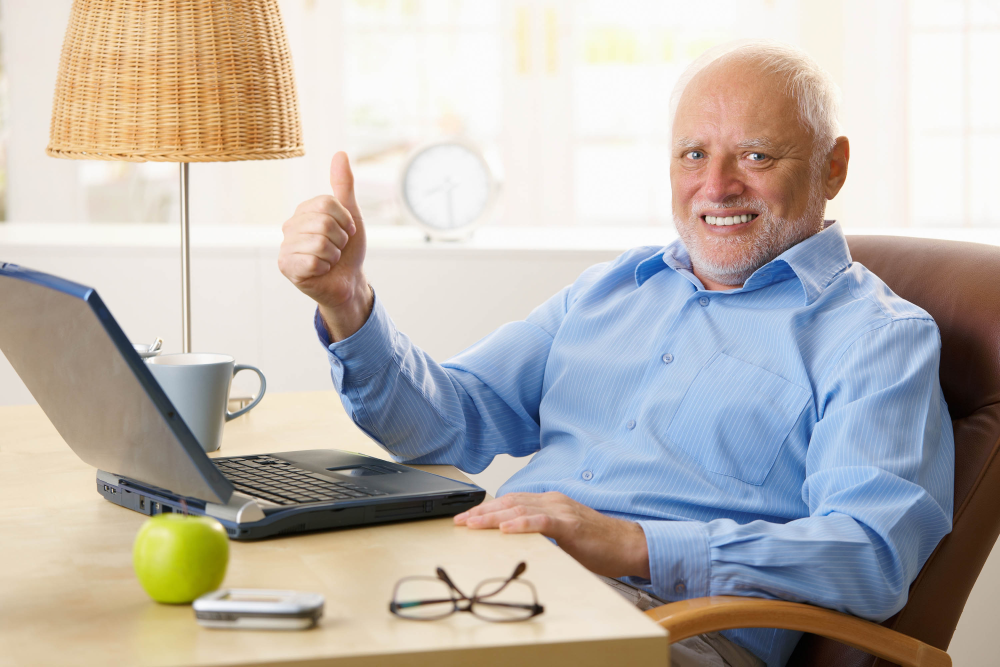
#> input picture defis/defi1/keys/yolov3-tf2/data/meme.jpg, 3000 x 2000 px, given as the content of the folder data/street.jpg, which was not available (shown at 1/3 size)
$ python keys_with_background.py --keys data --background data/street.jpg
#> lines starting #> are read from the running program, lines starting #| are printed output that depends on the picture; pictures that were not available may be replaced by others from this repository, and a replacement may not be noted
#> in load_background, background is the input picture: shape (2000, 3000, 3); mean B, G, R 175.1, 180.8, 186.9
#!/usr/bin/python
# -*- coding: utf-8 -*-

import os
import cv2
import numpy as np
import matplotlib.pyplot as plt
from keras.preprocessing import image
import sys
import argparse


# =============================================================================

def find_bounding_box(alpha_channel):
    """Find the bounding box of an image, based on its alpha channel

....The idea is to project the alpha value on the X and Y axis to get their histogram,
....then to define the box where 99,9% of the image opacity is.

....alpha_channel........Image alpha channel
....return ................(x, y, width, height) of the bounding box"""

# =============================================================================

    # Project image

    prj_h = np.sum(alpha_channel, axis=0)
    prj_v = np.sum(alpha_channel, axis=1)
    prj_tot = np.sum(prj_h)

    # This function finds the interval where the histogram is at (eps:1-eps) %

    def find_limits(projection, epsilon):

        integration = 0
        start = 0
        for i in range(len(projection)):
            integration += projection[i]
            if not start and integration > epsilon:
                start = i
            if integration > 1 - epsilon:
                end = i
                break

        return (start, end)

    # Find bounding box limits along X and Y

    (sx, ex) = find_limits(prj_h / prj_tot, 0.001)
    (sy, ey) = find_limits(prj_v / prj_tot, 0.001)

    return (sx, sy, ex - sx, ey - sy)


# =============================================================================

def load_key(
    path,
    size,
    rotation=0,
    flip=False,
    ):
    """Load a key image, with alpha channel included, and resize it, rotate it,
....and ajust its bounding box tightly

....path............Path to the image
....size............Highest dimension (width or height) of the final image [px]
....rotation........Rotation to apply to the image [deg]
....flip............True to flip the image along the horizontal axis

....return............Key image
...."""
#> called with path = 'data/meme.jpg', size = 172.6, rotation = 305, flip = False

# =============================================================================

    # Open image

    key = cv2.imread(path, cv2.IMREAD_UNCHANGED)
    key = cv2.cvtColor(key, cv2.COLOR_BGRA2RGBA)
    if flip:
        key = cv2.flip(key, 0)
    (height, width) = key.shape[:2]
#> height = 2000; width = 3000

    # Increase canvas size to ensure to make any rotation without losing pixels

    dim = int(max(height, width) * 2 ** 0.5)
#> dim = 4242
    new_canvas = np.zeros((dim, dim, 4), dtype=np.uint8)

    offx = (dim - width) // 2
#> offx = 621
    offy = (dim - height) // 2
#> offy = 1121
    new_canvas[offy:offy + height, offx:offx + width, :] = key
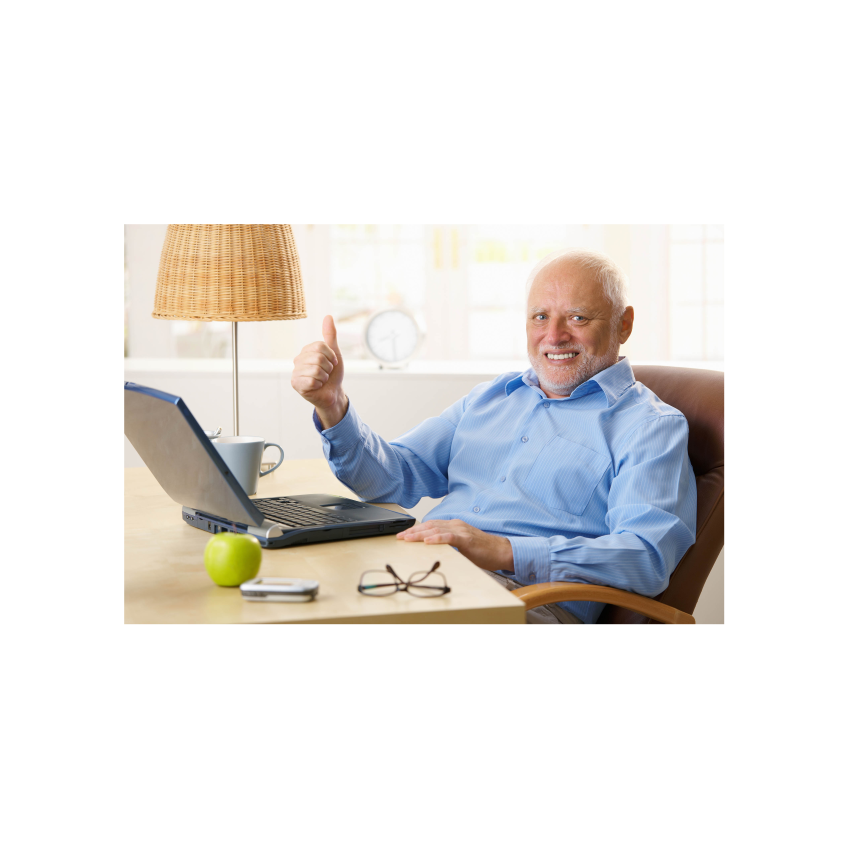
#> new_canvas: shape (4242, 4242, 4) (shown at 1/5 size); mean R, G, B, A 62.3, 60.3, 58.4, 85; transparent parts drawn white
    key = new_canvas

    # Apply the rotation

    rot_mtx = cv2.getRotationMatrix2D((dim // 2, dim // 2), rotation, 1)
    key = cv2.warpAffine(key, rot_mtx, (dim, dim))
#> key: shape (4242, 4242, 4)

    # Find bounding box and remove what is outside

    alpha_channel = key[:, :, 3]
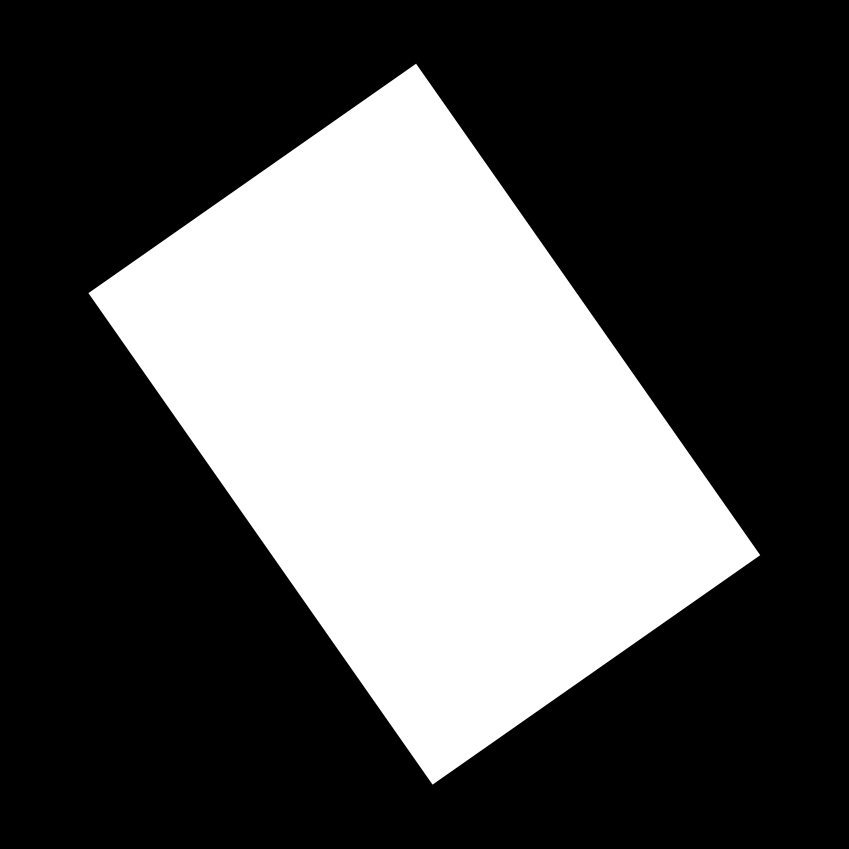
#> alpha_channel: shape (4242, 4242) (shown at 1/5 size); min 0, max 255, mean 85
    (x, y, w, h) = find_bounding_box(alpha_channel)
#> in find_bounding_box, `prj_h = np.sum(alpha_channel, axis=0)`: prj_h = 4242 values, max 889177 at index 2110, min 0 at index 0, mean 360679
#> in find_bounding_box, `prj_v = np.sum(alpha_channel, axis=1)`: prj_v = 4242 values, max 622623 at index 1486, min 0 at index 0, mean 360679
#> in find_bounding_box, `prj_tot = np.sum(prj_h)`: prj_tot = 1530000254
#> the loop in find_limits, `for i in range(len(projection)):` made 3727 passes
#> (integration, start) on pass 518: (0.00102, 517)
#> (integration, end) on pass 3727: (0.999, 3726)
#> after the loop in find_limits, `for i in range(len(projection)):`: integration = 0.999; start = 517
#> in find_bounding_box, `(sx, ex) = find_limits(prj_h / prj_tot, 0.001)`: ex = 3726
#> the loop in find_limits (call 2), `for i in range(len(projection)):` made 3849 passes
#> (integration, start) on pass 394: (0.00101, 393)
#> (integration, end) on pass 3849: (0.999, 3848)
#> in find_bounding_box, `(sy, ey) = find_limits(prj_v / prj_tot, 0.001)`: sy = 393; ey = 3848
#> x = 517; y = 393; w = 3209; h = 3455
    key = key[y:y + h, x:x + w, :]
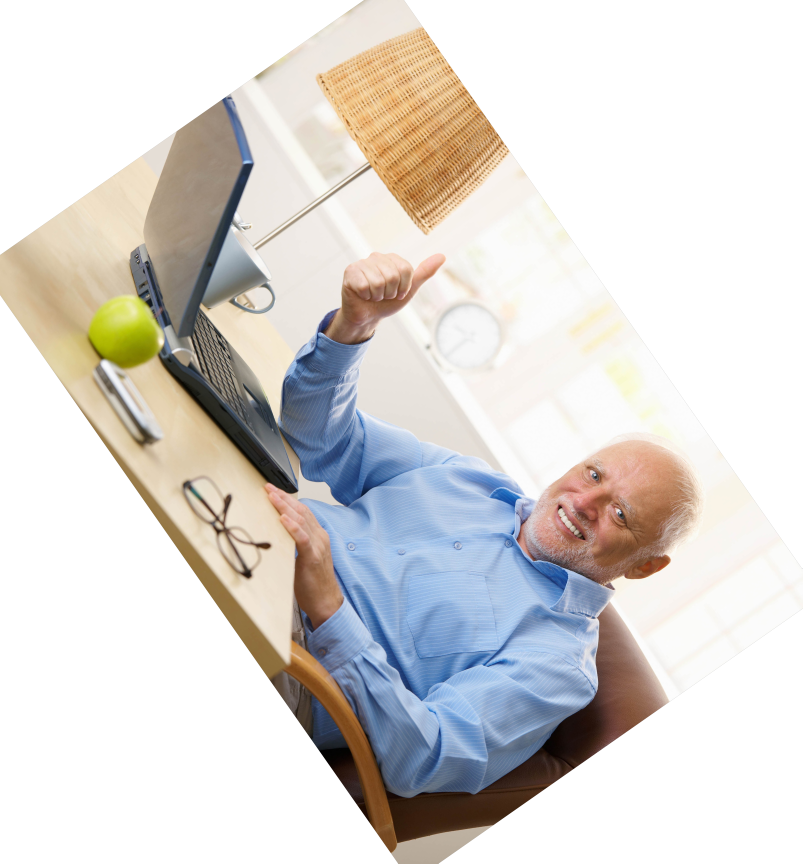
#> key: shape (3455, 3209, 4) (shown at 1/4 size); mean R, G, B, A 100.7, 97.4, 94.3, 137.4; transparent parts drawn white
    (height, width) = (h, w)
#> height = 3455; width = 3209

    # Resize image so that its highest dimension is 'size'

    f_width = width / size
#> f_width = 18.59
    f_height = height / size
#> f_height = 20.01
    f = max(f_width, f_height)
#> f = 20.01
    key = cv2.resize(key, None, fx=1 / f, fy=1 / f,
                     interpolation=cv2.INTER_AREA)
#> key: shape (173, 160, 4)
    (height, width) = key.shape[:2]
#> height = 173; width = 160

    return key


# =============================================================================

def load_background(
    path,
    target_width,
    target_height,
    flip=False,
    ):
    """Load a background image, while ensuring its size fits the requested one
....If needed, image is cropped to preserve the aspect ratio

....path............................Path to the image
....target_width, target_height........Desired dimensions
....return ............................Image"""

# =============================================================================

    background = cv2.imread(path)
    background = cv2.cvtColor(background, cv2.COLOR_BGR2RGB)
    if flip:
        background = cv2.flip(background, 1)

    # Find scaling factor, so that the image is just bigger than requested (one dimension fit, the other is bigger)

    (height, width) = background.shape[:2]
    f_width = width / target_width
    f_height = height / target_height
    f = min(f_width, f_height)

    # Resize

    background = cv2.resize(background, None, fx=1 / f, fy=1 / f,
                            interpolation=cv2.INTER_AREA)
    (height, width) = background.shape[:2]

    # Then crop what is outside the requested size, with a random offset

    (height, width) = background.shape[:2]
    if height > target_height:
        offset = int(np.random.uniform(0, height - target_height))

        # offset = (height-target_height)//2

        background = background[offset:offset + target_height, :, :]
    elif width > target_width:

        offset = int(np.random.uniform(0, width - target_width))

        # offset = (width-target_width)//2

        background = background[:, offset:offset + target_width, :]

    return background


# =============================================================================

def addkey_to_background(
    background,
    key,
    x,
    y,
    blurr=0,
    ):
    """Patch a background image by the addition of a foreground image (key).
....The two images are combined by mixing them according to the key alpha channel

....background............Background image to patch
....key....................Image of the key to add to the background
....x, y................Position in the background image where to add the key
....blurr................Quantity of blurring (0..1)
...."""
#> called with x = 98, y = 89, blurr = 0.384

# =============================================================================

    key_alpha = key[:, :, 3]
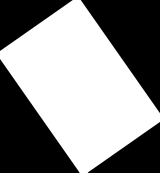
#> key_alpha: shape (173, 160); min 0, max 255, mean 137.5
    key_rgb = key[:, :, :3]
    (height, width) = key.shape[:2]
#> height = 173; width = 160

    # For each alpha value at x, y position, create a triplet of this same value

    alpha_factor = 0.9 * key_alpha[:, :, np.newaxis].astype(np.float32) \
        / 255.0
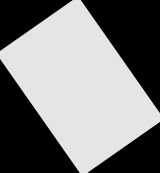
#> alpha_factor: shape (173, 160, 1) float32; min 0, max 0.9, mean 0.485
    alpha_factor = np.concatenate((alpha_factor, alpha_factor,
                                  alpha_factor), axis=2)
#> alpha_factor: shape (173, 160, 3) float32

    # Compute the patch to apply to the image (mix of background and foreground)

    key_rgb = key_rgb.astype(np.float32) * alpha_factor
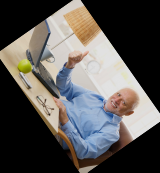
#> key_rgb: shape (173, 160, 3) float32; mean R, G, B 90.2, 87.2, 84.5
    patch = background.astype(np.float32)[y:y + height, x:x + width] \
        * (1 - alpha_factor)
    patch += key_rgb

    # patch the image

    background[y:y + height, x:x + width] = patch.astype(np.uint8)
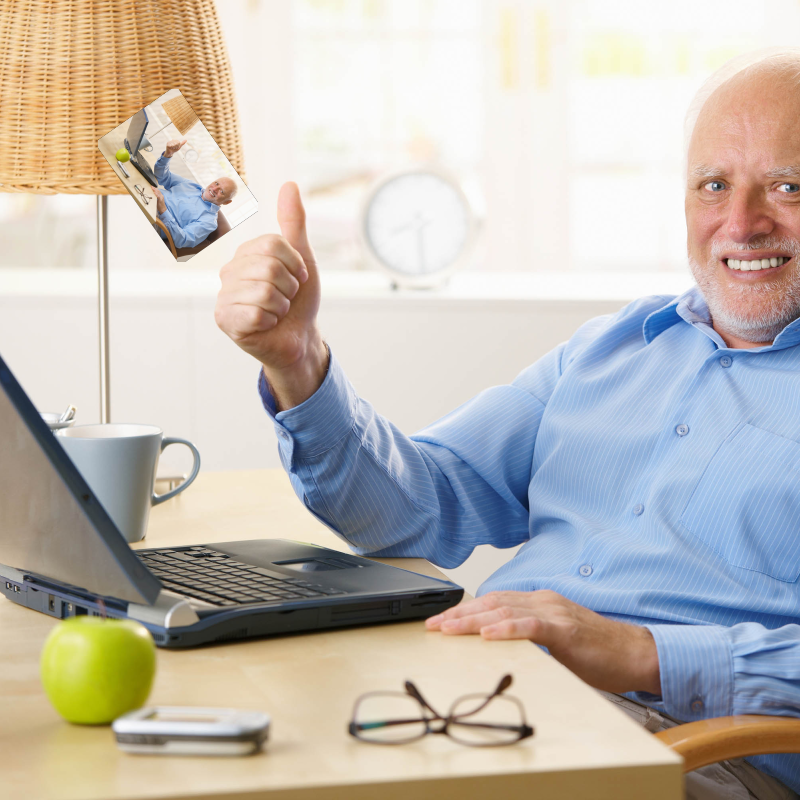
#> background: shape (800, 800, 3); mean R, G, B 193.1, 187.1, 180

    # A bit of blurring

    kernel_size = int(round(3 * blurr)) * 2 + 1
    blurred = cv2.GaussianBlur(background, (kernel_size, kernel_size),
                               0)
    return blurred


# =============================================================================
# """Image generation script"""
# =============================================================================

FLAGS = None

if __name__ == '__main__':

    # class YOLO defines the default value, so suppress any default here

    parser = argparse.ArgumentParser(argument_default=argparse.SUPPRESS)
    parser.add_argument('--keys', type=str, required=True,
                        help='path to keys path')

    parser.add_argument('--background', type=str, required=True,
                        help='path to background path')

    parser.add_argument('--output', type=str,
                        default='./keys_and_background',
                        help='path to output, default keys_and_background '
                        )
    FLAGS = parser.parse_args()

    NUM_IMAGES = 1000
    KEY_SIZE_RANGE = (60, 250)
    BACK_SIZE = 800

    PATH_KEYS = FLAGS.keys
    PATH_BACKGROUND = FLAGS.background
    PATH_OUTPUT = FLAGS.output
    os.mkdir(PATH_OUTPUT)


    # Load paths to key

    key_paths = []
    for path in os.listdir(PATH_KEYS):
        key_paths.append(os.path.join(PATH_KEYS, path))

    # Load paths to backgrounds

    back_paths = []
    for path in os.listdir(PATH_BACKGROUND):
        back_paths.append(os.path.join(PATH_BACKGROUND, path))

    csv_lines = []
    num_images = NUM_IMAGES
    while num_images > 0:

        # Choose configuration at random

        back_path = np.random.choice(back_paths)
        key_path = np.random.choice(key_paths)
        key_size = np.random.uniform(*KEY_SIZE_RANGE)
        x = int(np.random.uniform(BACK_SIZE - key_size - 1))
        y = int(np.random.uniform(BACK_SIZE - key_size - 1))
        angle = int(np.random.uniform(0, 360))
        flip = np.random.choice((True, False))
        flip_bckd = np.random.choice((True, False))
        blurr = np.random.uniform()

        # Combine background and foreground

        print (back_path)
        b = load_background(back_path, BACK_SIZE, BACK_SIZE, flip_bckd)
        k = load_key(key_path, key_size, angle, flip)
        final = addkey_to_background(b, k, x, y, blurr)

        # Save image

        img_filename = 'gen_{:04d}.jpg'.format(num_images)
#> (the run stopped early here; a loop or call above may not have finished)
